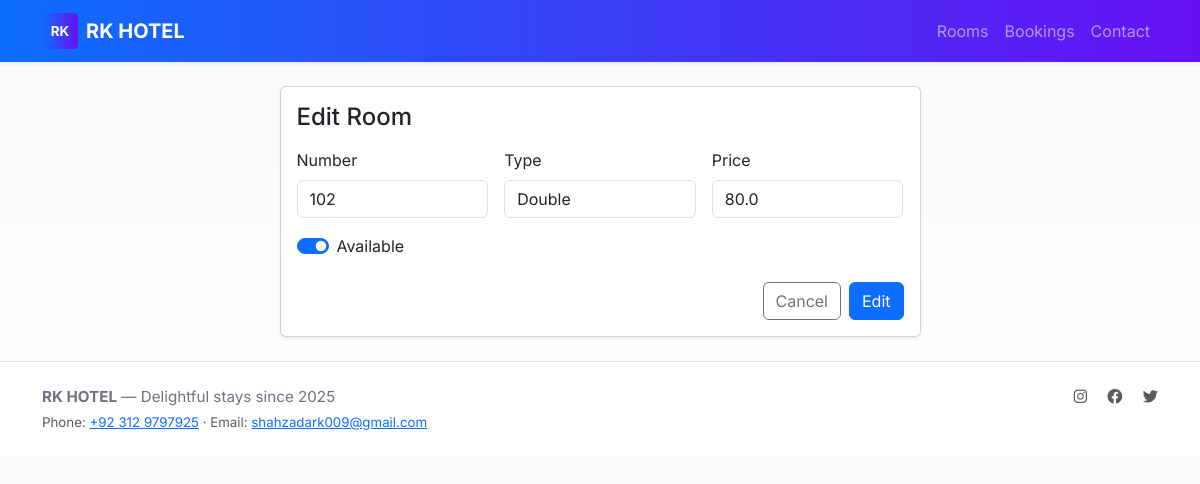
Page /admin/rooms/2/edit (signed in) on the committed database.
### tables this page shows
CREATE TABLE rooms (
        id INTEGER PRIMARY KEY AUTOINCREMENT,
        number TEXT UNIQUE,
        type TEXT,
        price REAL,
        available INTEGER DEFAULT 1
    );

### app.py (the view, shortened to what this page needs)
@app.route('/admin/rooms/<int:room_id>/edit', methods=['GET', 'POST'])
@admin_required
def admin_edit_room(room_id):
    db = get_db()
    cur = db.execute('SELECT * FROM rooms WHERE id = ?', (room_id,))
    room = cur.fetchone()
    if not room:
        flash('Room not found', 'danger')
        return redirect(url_for('admin_rooms'))
    return render_template('admin/room_form.html', action='Edit', room=room)

### app.py (called while the page is built)
def admin_required(fn):
    @wraps(fn)
    def wrapper(*args, **kwargs):
        if not session.get('admin'):
            return redirect(url_for('admin_login', next=request.url))
        return fn(*args, **kwargs)
    return wrapper

### models.py (called while the page is built)
def connect_db(path):
    conn = sqlite3.connect(path)
    conn.row_factory = sqlite3.Row
    return conn

def get_db():
    if 'db' not in g:
        db_path = current_app.config.get('DATABASE', os.path.join(os.path.dirname(__file__), 'hotel.db'))
        g.db = connect_db(db_path)
    return g.db

### templates/admin/room_form.html
{% extends 'layout.html' %}
{% block content %}
  <div class="row justify-content-center">
    <div class="col-md-7">
      <div class="card shadow-sm">
        <div class="card-body">
          <h4 class="card-title mb-3">{{ action }} Room</h4>
          <form method="post">
            <div class="row g-3">
              <div class="col-md-4">
                <label class="form-label">Number</label>
                <input name="number" class="form-control" value="{{ room['number'] if room else '' }}" required>
              </div>
              <div class="col-md-4">
                <label class="form-label">Type</label>
                <input name="type" class="form-control" value="{{ room['type'] if room else '' }}" required>
              </div>
              <div class="col-md-4">
                <label class="form-label">Price</label>
                <input name="price" type="number" step="0.01" class="form-control" value="{{ room['price'] if room else '' }}" required>
              </div>
            </div>
            <div class="form-check form-switch mt-3">
              <input class="form-check-input" type="checkbox" id="available" name="available" {% if room and room['available'] %}checked{% elif not room %}checked{% endif %}>
              <label class="form-check-label" for="available">Available</label>
            </div>
            <div class="mt-4 d-flex justify-content-end">
              <a class="btn btn-outline-secondary me-2" href="{{ url_for('admin_rooms') }}">Cancel</a>
              <button class="btn btn-primary">{{ action }}</button>
            </div>
          </form>
        </div>
      </div>
    </div>
  </div>
{% endblock %}

### static/style.css (style rules this page uses)
:root { --brand-1: #0d6efd; --brand-2: #6610f2; --muted: #6c757d; --radius: .6rem; }
body { font-family: 'Inter', system-ui, -apple-system, 'Segoe UI', Roboto, 'Helvetica Neue', Arial; background: linear-gradient(180deg,#f8fafc 0%, #ffffff 100%); color: #212529; }
.card .card-body { min-height: 220px; }

### rows in the picture
rooms: number "102", type "Double", price "80.0", available "☑"

### other values in the picture
{{ action }} "Edit"
